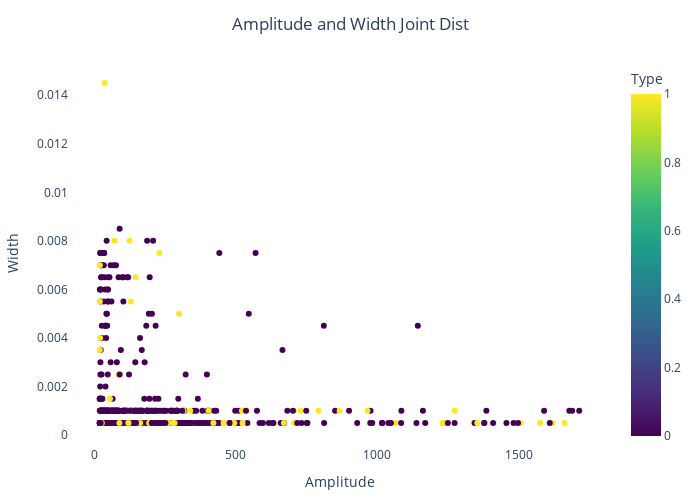

Notebook code for this chart:
### Code cell
plt.figure(figsize=(7, 5))
plt.scatter(df['Amplitude'], df['Width'], alpha=0.6)
plt.xlabel('Amplitude')
plt.ylabel('Width')
plt.title('Amplitude vs Width joint dist')
plt.grid(True)
plt.tight_layout()
plt.show()

#scaler = StandardScaler()
#X = scaler.fit_transform(df[['Amplitude', 'Width']])
#y = df['Labels']
#df = pd.DataFrame(X, columns = ['Amplitude', 'Width'])
#df['Labels'] = y.values
plt.figure(figsize=(7, 5))
scatter = plt.scatter(df['Amplitude'], df['Width'], c=df['Labels'], cmap='coolwarm', s=20)
plt.xlabel('Amplitude')
plt.ylabel('Width')
plt.title(f'amplitude and width joint dist')
plt.grid(True)
plt.tight_layout()
plt.colorbar(scatter, label='Type')
plt.show()
import plotly.express as px
#df = df[df['Labels'] != -1]
fig = px.scatter(
    df,
    x='Amplitude',
    y='Width',
    color='Labels',
    color_continuous_scale='viridis',
    title='Amplitude and Width Joint Dist',
    labels={'Amplitude': 'Amplitude', 'Width': 'Width', 'Labels': 'Type'},
    width=700,
    height=500
)

fig.update_layout(
    title_x=0.5,
    margin=dict(l=40, r=40, t=60, b=40),
    plot_bgcolor='white',
)

fig.update_traces(marker=dict(size=6, line=dict(width=0)))

fig.show()

### Figure 1 — Plotly figure (JSON) as saved in the notebook; plotly's stock layout.template omitted (floating-point values rounded to 4 significant figures; data arrays with more than 128 entries replaced by an {"elided": "..."} marker saying what was removed)
{"data": [{"hovertemplate": "Amplitude=%{x}<br>Width=%{y}<br>Type=%{marker.color}<extra></extra>", "legendgroup": "", "marker": {"color": {"elided": "940 float values"}, "coloraxis": "coloraxis", "line": {"width": 0}, "size": 6, "symbol": "circle"}, "mode": "markers", "name": "", "orientation": "v", "showlegend": false, "type": "scatter", "x": {"elided": "940 float values"}, "xaxis": "x", "y": {"elided": "940 float values"}, "yaxis": "y"}], "layout": {"coloraxis": {"colorbar": {"title": {"text": "Type"}}, "colorscale": [[0, "#440154"], [0.1111, "#482878"], [0.2222, "#3e4989"], [0.3333, "#31688e"], [0.4444, "#26828e"], [0.5556, "#1f9e89"], [0.6667, "#35b779"], [0.7778, "#6ece58"], [0.8889, "#b5de2b"], [1, "#fde725"]]}, "height": 500, "legend": {"tracegroupgap": 0}, "margin": {"b": 40, "l": 40, "r": 40, "t": 60}, "plot_bgcolor": "white", "title": {"text": "Amplitude and Width Joint Dist", "x": 0.5}, "width": 700, "xaxis": {"anchor": "y", "domain": [0, 1], "title": {"text": "Amplitude"}}, "yaxis": {"anchor": "x", "domain": [0, 1], "title": {"text": "Width"}}}}
